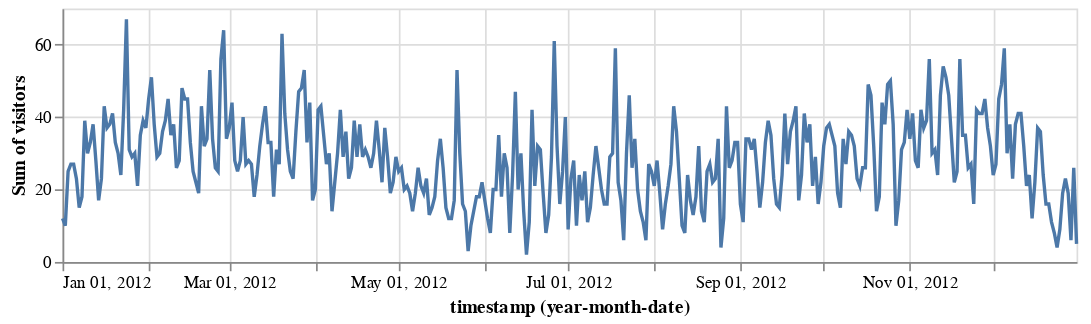

This figure's notebook cell:
### Markdown cell above
### Sum of visitors per day adds within-week detail

`yearmonthdate()` retains all of these, the year month and date, aggregating to the day level.

### Code cell
alt.Chart(pageviews).mark_line().encode(
    x = 'yearmonthdate(timestamp):T',
    y = 'sum(visitors):Q'
).properties(
    width=600,
    height=150
)

### Figure 1 — Vega specification as saved in the notebook (floating-point values rounded to 4 significant figures; data arrays with more than 128 entries replaced by an {"elided": "..."} marker saying what was removed)
{"$schema": "https://vega.github.io/schema/vega/v5.json", "data": [{"name": "source_0", "values": {"elided": "366 records"}, "transform": [{"type": "formula", "expr": "toDate(datum['yearmonthdate_timestamp'])", "as": "yearmonthdate_timestamp"}]}, {"name": "source_0_y_domain_sum_visitors", "values": [{"min": 2, "max": 67}]}], "marks": [{"type": "line", "name": "marks", "from": {"data": "source_0"}, "sort": {"field": "datum[\"yearmonthdate_timestamp\"]"}, "encode": {"update": {"defined": {"signal": "isValid(datum[\"yearmonthdate_timestamp\"]) && isFinite(+datum[\"yearmonthdate_timestamp\"]) && isValid(datum[\"sum_visitors\"]) && isFinite(+datum[\"sum_visitors\"])"}, "description": {"signal": "\"timestamp (year-month-date): \" + (timeFormat(datum[\"yearmonthdate_timestamp\"], timeUnitSpecifier([\"year\",\"month\",\"date\"], {\"year-month\":\"%b %Y \",\"year-month-date\":\"%b %d, %Y \"}))) + \"; Sum of visitors: \" + (format(datum[\"sum_visitors\"], \"\"))"}, "x": {"field": "yearmonthdate_timestamp", "scale": "x"}, "stroke": {"value": "#4c78a8"}, "y": {"field": "sum_visitors", "scale": "y"}}}, "style": ["line"]}], "scales": [{"name": "x", "type": "time", "domain": {"data": "source_0", "field": "yearmonthdate_timestamp"}, "range": [0, {"signal": "width"}]}, {"name": "y", "type": "linear", "domain": [{"signal": "(data(\"source_0_y_domain_sum_visitors\")[0] || {}).min"}, {"signal": "(data(\"source_0_y_domain_sum_visitors\")[0] || {}).max"}], "range": [{"signal": "height"}, 0], "nice": true, "zero": true}], "axes": [{"scale": "x", "gridScale": "y", "orient": "bottom", "domain": false, "ticks": false, "aria": false, "tickMinStep": {"signal": "datetime(2001, 0, 2, 0, 0, 0, 0) - datetime(2001, 0, 1, 0, 0, 0, 0)"}, "grid": true, "tickCount": {"signal": "ceil(width/40)"}, "labels": false, "maxExtent": 0, "minExtent": 0, "zindex": 0}, {"scale": "y", "ticks": false, "aria": false, "zindex": 0, "tickCount": {"signal": "ceil(height/40)"}, "labels": false, "maxExtent": 0, "orient": "left", "minExtent": 0, "gridScale": "x", "grid": true, "domain": false}, {"scale": "x", "grid": false, "title": "timestamp (year-month-date)", "labelFlush": true, "labelOverlap": true, "tickCount": {"signal": "ceil(width/40)"}, "orient": "bottom", "tickMinStep": {"signal": "datetime(2001, 0, 2, 0, 0, 0, 0) - datetime(2001, 0, 1, 0, 0, 0, 0)"}, "zindex": 0, "format": {"signal": "timeUnitSpecifier([\"year\",\"month\",\"date\"], {\"year-month\":\"%b %Y \",\"year-month-date\":\"%b %d, %Y \"})"}}, {"scale": "y", "labelOverlap": true, "grid": false, "title": "Sum of visitors", "tickCount": {"signal": "ceil(height/40)"}, "zindex": 0, "orient": "left"}], "style": "cell", "width": 600, "padding": 5, "height": 150, "background": "white"}
